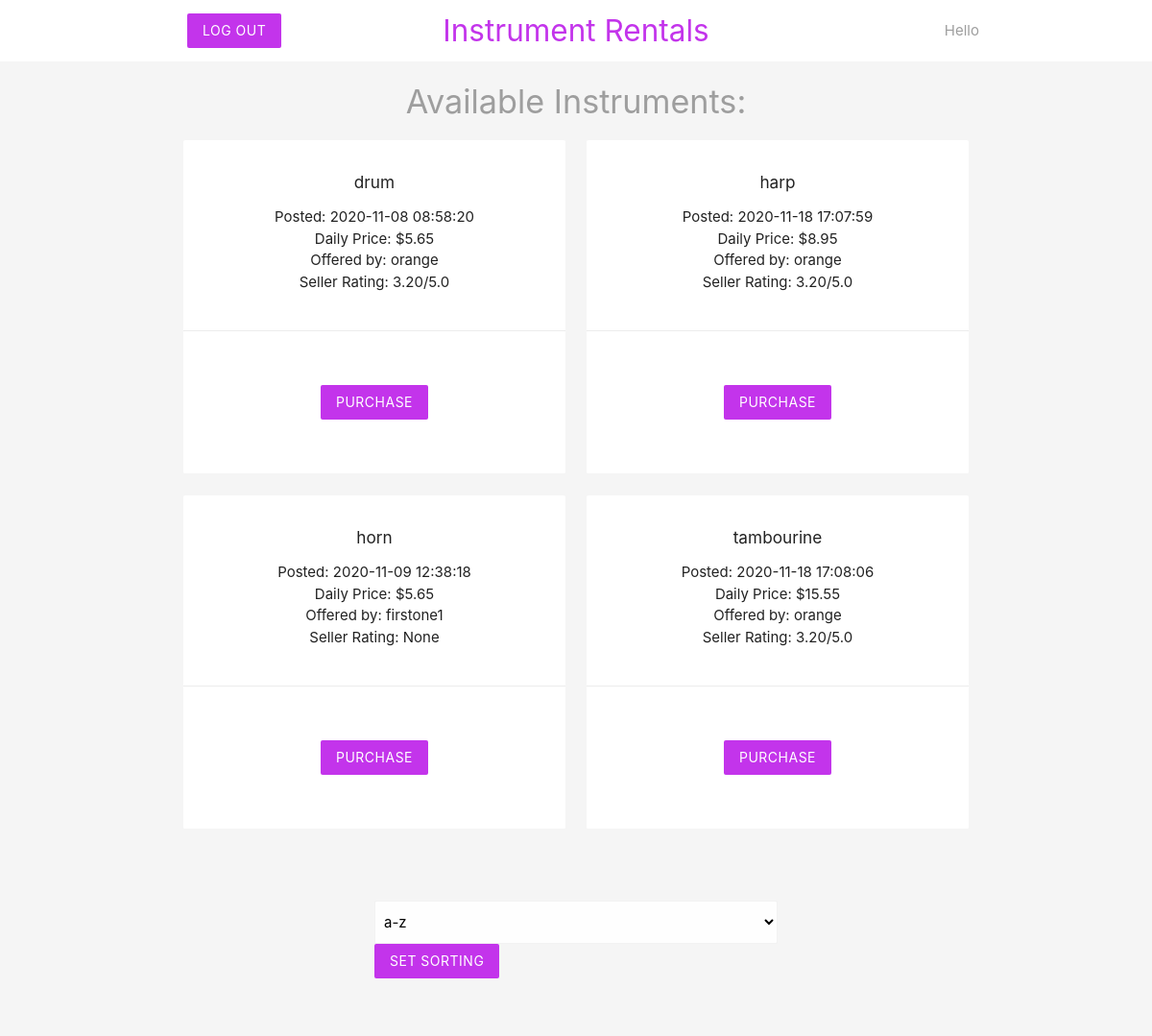
/atoz.php, run on the app's committed database.
### tables this page shows
CREATE TABLE `instrument` (
  `inst_id` int(11) NOT NULL,
  `name` varchar(255) NOT NULL,
  `date_posted` datetime DEFAULT NULL,
  `price` decimal(10,2) NOT NULL,
  `status` enum('available','hidden','rented') NOT NULL DEFAULT 'hidden',
  `rent_time` datetime DEFAULT NULL,
  `owner_username` varchar(32) NOT NULL,
  `renter_username` varchar(32) DEFAULT NULL
);

CREATE TABLE `user` (
  `username` varchar(32) NOT NULL,
  `password` varchar(128) NOT NULL,
  `email` varchar(255) NOT NULL,
  `address` varchar(255) NOT NULL,
  `total_points` int(11) NOT NULL DEFAULT 0,
  `feedback_count` int(11) NOT NULL DEFAULT 0,
  `dig` varchar(16) NOT NULL,
  `security_code` int(11) NOT NULL,
  `expiration_date` date NOT NULL
);

### atoz.php (the view, shortened to what this page needs)
<?php
include('db_connection.php');
$username = $_SESSION['username'];
$sql = "SELECT * FROM instrument WHERE status = 'available' AND owner_username != '$username' ORDER BY name";
$result = mysqli_query($conn, $sql);
$instruments = mysqli_fetch_all($result, MYSQLI_ASSOC);
?>
<!DOCTYPE html>
<html>
<?php include('inst_header2.php'); ?>
<?php if (mysqli_num_rows($result) != 0) {
	?>
<h4 class="center grey-text">Available Instruments:</h4>
	<div class="container">
		<div class = "row">
			<?php foreach($instruments as $instrument): ?>
				<div class="col s6 md3">
					<div class="card z-depth-0">
						<div class = "card-content center">
							<h6><?php echo htmlspecialchars($instrument['name']); ?></h6>
							<div>
								<ul>
									<li><?php echo 'Posted: '.htmlspecialchars($instrument['date_posted']); ?></li>
									<li><?php echo 'Daily Price: $'.htmlspecialchars($instrument['price']) ?></li>
									<li><?php echo 'Offered by: '.htmlspecialchars($instrument['owner_username']) ?></li>
									<?php
									$owner = $instrument['owner_username'];
									$sql = "SELECT * FROM user WHERE username = '$owner'";
									$result = mysqli_query($conn, $sql);
									$user = mysqli_fetch_assoc($result);
									if ($user['feedback_count'] == 0) {
									$res = 'None'; ?>
									<li><?php echo 'Seller Rating: '.htmlspecialchars($res) ?></li>
									<?php
									}
									else {
									$res = $user['total_points'] / $user['feedback_count'];
									?>
									<li><?php echo 'Seller Rating: '.htmlspecialchars(number_format((float)$res, 2, '.', '')).'/5.0' ?></li>
									<?php
									}
									 ?>
								</ul>
							</div>
						</div>
						<div class="card-action center">
							<form class="white" action="atoz.php" method="POST">
							<input type="submit" name="purchase" value="Purchase" class="btn btnback z-depth-0">
						</form>
						</div>
					</div>
				</div>
			<?php endforeach; ?>
		</div>
	</div>
	<?php }
	?>
	<div class="container">
		<div class = "row">
		<form action="buyer.php" method="POST">
			<select name="sort" class="browser-default">
				<option value="a-z">a-z</option>
			</select>
			<input type="submit" name="new_sort" value="set sorting" class="btn btnback z-depth-0">
		</form>
		</div>
	</div>
</html>

### inst_header2.php (style rules this page uses)
form { max-width: 460px; margin: 20px auto; padding: 20px; }
.btnback { background-color: #c334eb; }

### data on the page
instrument: name "drum", date_posted "2020-11-08 08:58:20", price "5.65", owner_username "orange", owner_username.feedback_count "3.20"
instrument: name "harp", date_posted "2020-11-18 17:07:59", price "8.95", owner_username "orange", owner_username.feedback_count "3.20"
instrument: name "horn", date_posted "2020-11-09 12:38:18", price "5.65", owner_username "firstone1", owner_username.feedback_count "None"
instrument: name "tambourine", date_posted "2020-11-18 17:08:06", price "15.55", owner_username "orange", owner_username.feedback_count "3.20"
